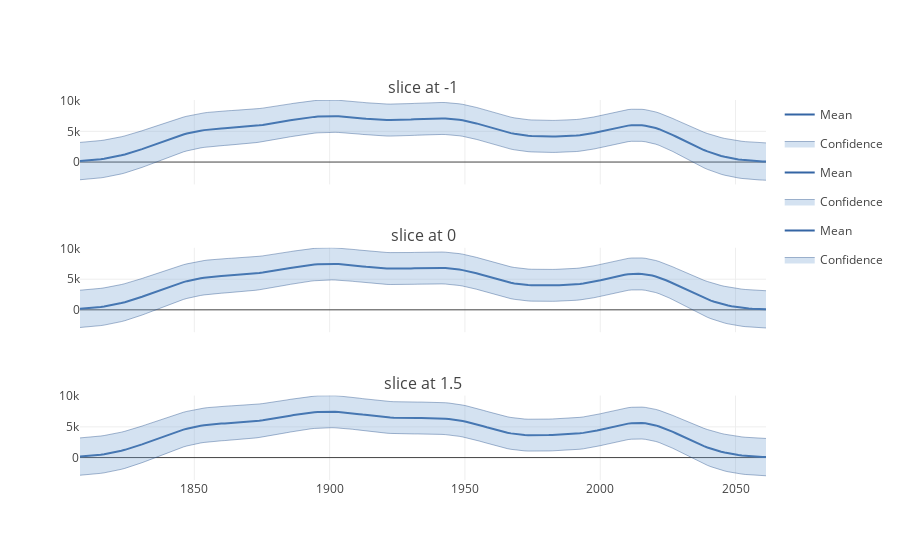

Source (notebook cell):
### Code cell
slices = [-1, 0, 1.5]
figure = GPy.plotting.plotting_library().figure(3, 1, 
                        shared_xaxes=True,
                        subplot_titles=('slice at -1', 
                                        'slice at 0', 
                                        'slice at 1.5', 
                                        )
                            )
for i, y in zip(range(3), slices):
    canvas = m.plot(figure=figure, fixed_inputs=[(1,y)], row=(i+1), plot_data=False)
GPy.plotting.show(canvas, filename='basic_gp_regression_notebook_slicing')

### Figure 1 — Plotly figure (JSON) as saved in the notebook; plotly's stock layout.template omitted (floating-point values rounded to 4 significant figures; data arrays with more than 128 entries replaced by an {"elided": "..."} marker saying what was removed)
{"data": [{"line": {"color": "#3465a4", "width": 2}, "mode": "lines", "name": "Mean", "showlegend": true, "type": "scatter", "x": {"elided": "200 float values"}, "xaxis": "x1", "y": {"elided": "200 float values"}, "yaxis": "y1"}, {"fillcolor": "rgba(114, 159, 207, 0.3)", "legendgroup": "Confidence_fill_(1,1)", "line": {"color": "#204a87", "width": 0.4}, "mode": "lines", "name": "Confidence", "opacity": 0.3, "showlegend": false, "type": "scatter", "x": {"elided": "200 float values"}, "xaxis": "x1", "y": {"elided": "200 float values"}, "yaxis": "y1"}, {"fill": "tonextx", "fillcolor": "rgba(114, 159, 207, 0.3)", "legendgroup": "Confidence_fill_(1,1)", "line": {"color": "#204a87", "width": 0.4}, "mode": "lines", "name": "Confidence", "opacity": 0.3, "showlegend": true, "type": "scatter", "x": {"elided": "200 float values"}, "xaxis": "x1", "y": {"elided": "200 float values"}, "yaxis": "y1"}, {"line": {"color": "#3465a4", "width": 2}, "mode": "lines", "name": "Mean", "showlegend": true, "type": "scatter", "x": {"elided": "200 float values"}, "xaxis": "x1", "y": {"elided": "200 float values"}, "yaxis": "y2"}, {"fillcolor": "rgba(114, 159, 207, 0.3)", "legendgroup": "Confidence_fill_(2,1)", "line": {"color": "#204a87", "width": 0.4}, "mode": "lines", "name": "Confidence", "opacity": 0.3, "showlegend": false, "type": "scatter", "x": {"elided": "200 float values"}, "xaxis": "x1", "y": {"elided": "200 float values"}, "yaxis": "y2"}, {"fill": "tonextx", "fillcolor": "rgba(114, 159, 207, 0.3)", "legendgroup": "Confidence_fill_(2,1)", "line": {"color": "#204a87", "width": 0.4}, "mode": "lines", "name": "Confidence", "opacity": 0.3, "showlegend": true, "type": "scatter", "x": {"elided": "200 float values"}, "xaxis": "x1", "y": {"elided": "200 float values"}, "yaxis": "y2"}, {"line": {"color": "#3465a4", "width": 2}, "mode": "lines", "name": "Mean", "showlegend": true, "type": "scatter", "x": {"elided": "200 float values"}, "xaxis": "x1", "y": {"elided": "200 float values"}, "yaxis": "y3"}, {"fillcolor": "rgba(114, 159, 207, 0.3)", "legendgroup": "Confidence_fill_(3,1)", "line": {"color": "#204a87", "width": 0.4}, "mode": "lines", "name": "Confidence", "opacity": 0.3, "showlegend": false, "type": "scatter", "x": {"elided": "200 float values"}, "xaxis": "x1", "y": {"elided": "200 float values"}, "yaxis": "y3"}, {"fill": "tonextx", "fillcolor": "rgba(114, 159, 207, 0.3)", "legendgroup": "Confidence_fill_(3,1)", "line": {"color": "#204a87", "width": 0.4}, "mode": "lines", "name": "Confidence", "opacity": 0.3, "showlegend": true, "type": "scatter", "x": {"elided": "200 float values"}, "xaxis": "x1", "y": {"elided": "200 float values"}, "yaxis": "y3"}], "layout": {"annotations": [{"font": {"size": 16}, "showarrow": false, "text": "slice at -1", "x": 0.5, "xanchor": "center", "xref": "paper", "y": 1, "yanchor": "bottom", "yref": "paper"}, {"font": {"size": 16}, "showarrow": false, "text": "slice at 0", "x": 0.5, "xanchor": "center", "xref": "paper", "y": 0.6111, "yanchor": "bottom", "yref": "paper"}, {"font": {"size": 16}, "showarrow": false, "text": "slice at 1.5", "x": 0.5, "xanchor": "center", "xref": "paper", "y": 0.2222, "yanchor": "bottom", "yref": "paper"}], "showlegend": true, "xaxis1": {"anchor": "y3", "domain": [0, 1]}, "yaxis1": {"anchor": "free", "domain": [0.7778, 1], "position": 0}, "yaxis2": {"anchor": "free", "domain": [0.3889, 0.6111], "position": 0}, "yaxis3": {"anchor": "x1", "domain": [0, 0.2222]}}}
